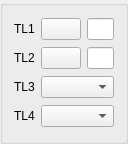
<ui version="4.0" >
 <class>DlgRef_2Sel2List_QTD</class>
 <widget class="QWidget" name="DlgRef_2Sel2List_QTD" >
  <property name="geometry" >
   <rect>
    <x>0</x>
    <y>0</y>
    <width>128</width>
    <height>144</height>
   </rect>
  </property>
  <property name="windowTitle" >
   <string/>
  </property>
  <layout class="QGridLayout" >
   <property name="leftMargin" >
    <number>0</number>
   </property>
   <property name="topMargin" >
    <number>0</number>
   </property>
   <property name="rightMargin" >
    <number>0</number>
   </property>
   <property name="bottomMargin" >
    <number>0</number>
   </property>
   <item row="0" column="0" >
    <widget class="QGroupBox" name="GroupBox1" >
     <property name="title" >
      <string/>
     </property>
     <layout class="QGridLayout" >
      <item row="0" column="0" >
       <widget class="QLabel" name="TextLabel1" >
        <property name="sizePolicy" >
         <sizepolicy vsizetype="Fixed" hsizetype="Fixed" >
          <horstretch>0</horstretch>
          <verstretch>0</verstretch>
         </sizepolicy>
        </property>
        <property name="text" >
         <string>TL1</string>
        </property>
        <property name="wordWrap" >
         <bool>false</bool>
        </property>
       </widget>
      </item>
      <item row="0" column="1" >
       <widget class="QPushButton" name="PushButton1" >
        <property name="sizePolicy" >
         <sizepolicy vsizetype="Fixed" hsizetype="Fixed" >
          <horstretch>0</horstretch>
          <verstretch>0</verstretch>
         </sizepolicy>
        </property>
        <property name="text" >
         <string/>
        </property>
       </widget>
      </item>
      <item row="0" column="2" >
       <widget class="QLineEdit" name="LineEdit1" />
      </item>
      <item row="1" column="0" >
       <widget class="QLabel" name="TextLabel2" >
        <property name="sizePolicy" >
         <sizepolicy vsizetype="Fixed" hsizetype="Fixed" >
          <horstretch>0</horstretch>
          <verstretch>0</verstretch>
         </sizepolicy>
        </property>
        <property name="text" >
         <string>TL2</string>
        </property>
        <property name="wordWrap" >
         <bool>false</bool>
        </property>
       </widget>
      </item>
      <item row="1" column="1" >
       <widget class="QPushButton" name="PushButton2" >
        <property name="sizePolicy" >
         <sizepolicy vsizetype="Fixed" hsizetype="Fixed" >
          <horstretch>0</horstretch>
          <verstretch>0</verstretch>
         </sizepolicy>
        </property>
        <property name="text" >
         <string/>
        </property>
       </widget>
      </item>
      <item row="1" column="2" >
       <widget class="QLineEdit" name="LineEdit2" />
      </item>
      <item row="2" column="0" >
       <widget class="QLabel" name="TextLabel3" >
        <property name="sizePolicy" >
         <sizepolicy vsizetype="Fixed" hsizetype="Fixed" >
          <horstretch>0</horstretch>
          <verstretch>0</verstretch>
         </sizepolicy>
        </property>
        <property name="text" >
         <string>TL3</string>
        </property>
        <property name="wordWrap" >
         <bool>false</bool>
        </property>
       </widget>
      </item>
      <item row="2" column="1" colspan="2" >
       <widget class="QComboBox" name="ComboBox1" >
        <property name="sizePolicy" >
         <sizepolicy vsizetype="Fixed" hsizetype="Expanding" >
          <horstretch>0</horstretch>
          <verstretch>0</verstretch>
         </sizepolicy>
        </property>
       </widget>
      </item>
      <item row="3" column="0" >
       <widget class="QLabel" name="TextLabel4" >
        <property name="sizePolicy" >
         <sizepolicy vsizetype="Fixed" hsizetype="Fixed" >
          <horstretch>0</horstretch>
          <verstretch>0</verstretch>
         </sizepolicy>
        </property>
        <property name="text" >
         <string>TL4</string>
        </property>
        <property name="wordWrap" >
         <bool>false</bool>
        </property>
       </widget>
      </item>
      <item row="3" column="1" colspan="2" >
       <widget class="QComboBox" name="ComboBox2" >
        <property name="sizePolicy" >
         <sizepolicy vsizetype="Fixed" hsizetype="Expanding" >
          <horstretch>0</horstretch>
          <verstretch>0</verstretch>
         </sizepolicy>
        </property>
       </widget>
      </item>
     </layout>
    </widget>
   </item>
  </layout>
 </widget>
 <layoutdefault spacing="6" margin="11" />
 <pixmapfunction>qPixmapFromMimeSource</pixmapfunction>
 <tabstops>
  <tabstop>PushButton1</tabstop>
  <tabstop>LineEdit1</tabstop>
  <tabstop>PushButton2</tabstop>
  <tabstop>LineEdit2</tabstop>
  <tabstop>ComboBox1</tabstop>
 </tabstops>
 <resources/>
 <connections/>
</ui>
